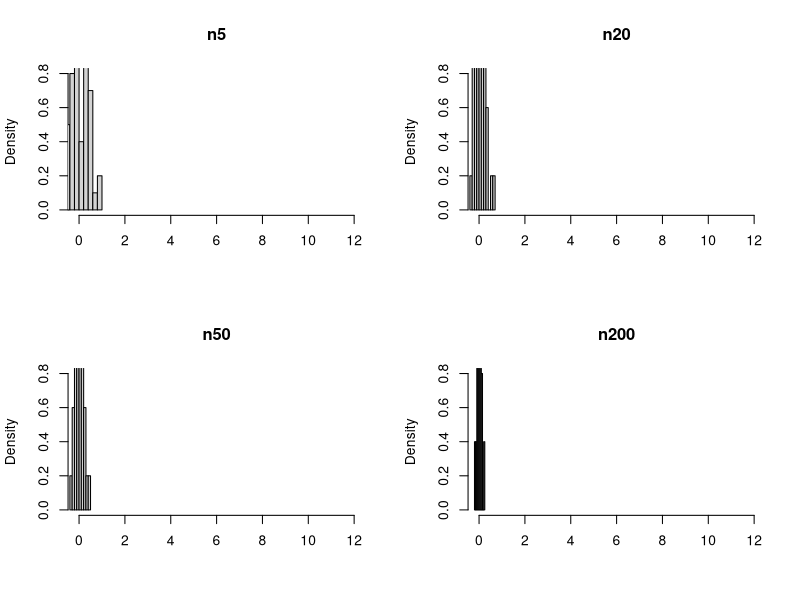

The R source for this figure:
n5 <- matrix(rnorm(50*5), nrow = 50)
n5

n20 <- matrix(rnorm(50*20), nrow = 50)
n20

n50 <- matrix(rnorm(50*50), nrow = 50)
n50

n200 <- matrix(rnorm(50*200), nrow = 50)
n200

n5means <- rowMeans(n5)
n5means

n20means <- rowMeans(n20)
n20means

n50means <- rowMeans(n50)
n50means

n200means <- rowMeans(n200)
n200means

par(mfrow=c(2,2))
hist(n5means, xlab = " ", prob=T, xlim = range(0:12), ylim = range(0, 0.2, 0.4, 0.6, 0.8), main = "n5", nclass=10)

hist(n20means, xlab = " ", prob=T, xlim = range(0:12), ylim = range(0, 0.2, 0.4, 0.6, 0.8), main = "n20", nclass=10)

hist(n50means, xlab = " ", prob=T, xlim = range(0:12), ylim = range(0, 0.2, 0.4, 0.6, 0.8), main = "n50", nclass=10)

hist(n200means, xlab = " ", prob=T, xlim = range(0:12), ylim = range(0, 0.2, 0.4, 0.6, 0.8), main = "n200", nclass=10)






